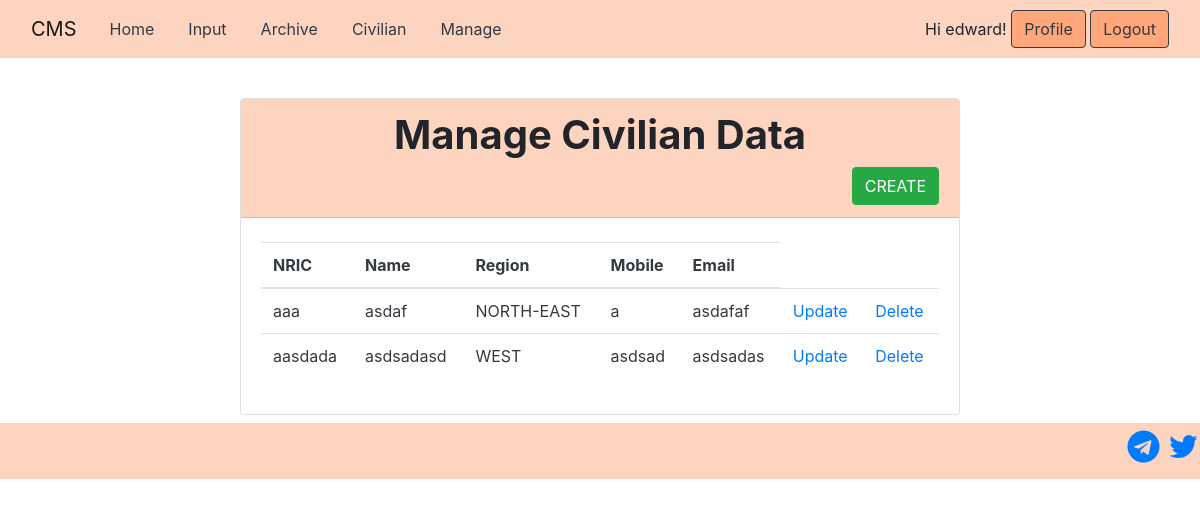
/manage_data/ (signed in), run on an earlier commit of the app's database.
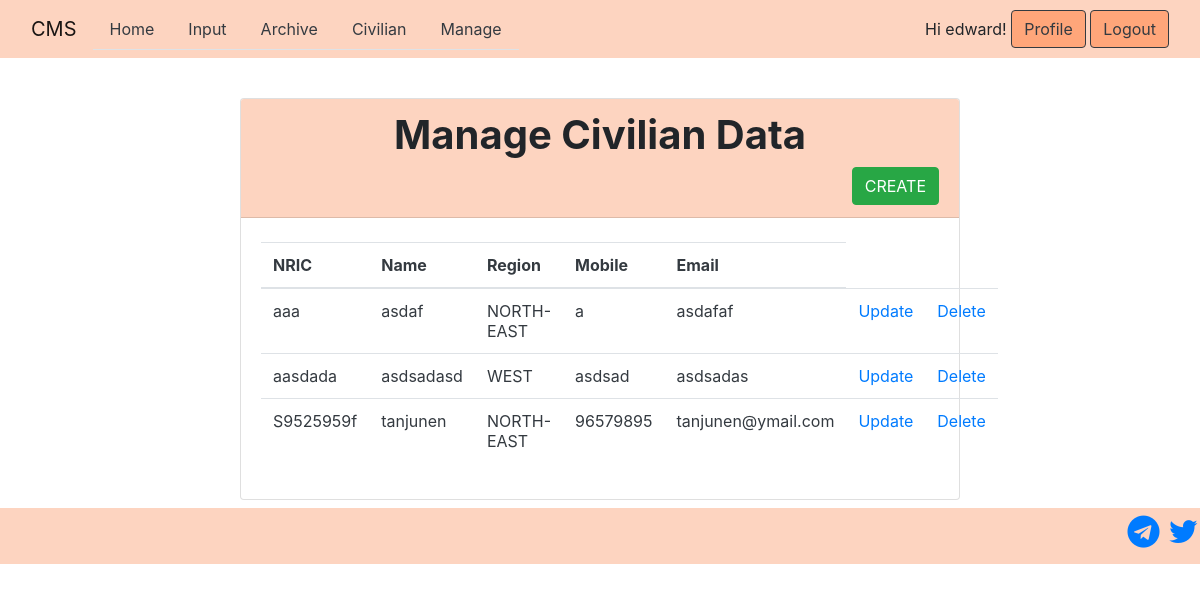
And on a later commit of the database.
### CMSApp/models.py (models this page shows, shortened)
class CivilianData(models.Model):
    nric = models.CharField(max_length=9, unique=True)
    name = models.CharField(max_length=120)
    region = models.CharField(max_length=60)
    mobile = models.CharField(max_length=8)
    email = models.CharField(max_length=50)

### CMSApp/views.py (the view)
# urls.py: url(r'^manage_data/$', views.manage_public, name='manage'),
@login_required
def manage_public(request):
    civ_list = CivilianData.objects.all()
    return render(request, "CMSApp/manage_civ.html", {'civ_list' : civ_list})

### CMSApp/template/CMSApp/manage_civ.html
{% extends "base.html" %}
{% block content %}
<div class="card mx-auto" style="width: 45rem;" >
    <div class="card-header " style="background-color:#fdd4c0">
        <div class="col" align="center">
            <h1><b>Manage Civilian Data</b></h1>
        </div>
        <div class="row">
            <div class="col" align="right">
                <a href="{% url 'CMSApp:add_public' %}" class="btn btn-success">CREATE</a>
            </div>
        </div>
    </div>
    <div class="card-body ">
        <div style="height:4px">&nbsp;</div>
        <div class="row">
            <div class="col">
                <table class="table text-dark">
                    <thead>
                        <tr>
                            <th>NRIC</th>
                            <th>Name</th>
                            <th>Region</th>
                            <th>Mobile</th>
                            <th>Email</th>
                        </tr>
                    </thead>
                    {% for civ in civ_list %}
                        <tr>
                            <td>{{ civ.nric }}</td>
                            <td>{{ civ.name }}</td>
                            <td>{{ civ.region }}</td>
                            <td>{{ civ.mobile }}</td>
                            <td>{{ civ.email }}</td>
                            <td><a href="{% url 'CMSApp:update_public' civ.pk %}">Update</a></td>
                            <td><a href="{% url 'CMSApp:delete_public' civ.pk %}">Delete</a></td>
                        </tr>
                    {% endfor %}
                </table>
            </div>
        </div>
        </div>
    </div>
</div>
{% endblock %}

What changed in the data, as far as the page shows it:
added CivilianData: nric "S9525959f", name "tanjunen", region "NORTH-EAST", mobile "96579895", email "tanjunen@ymail.com"
